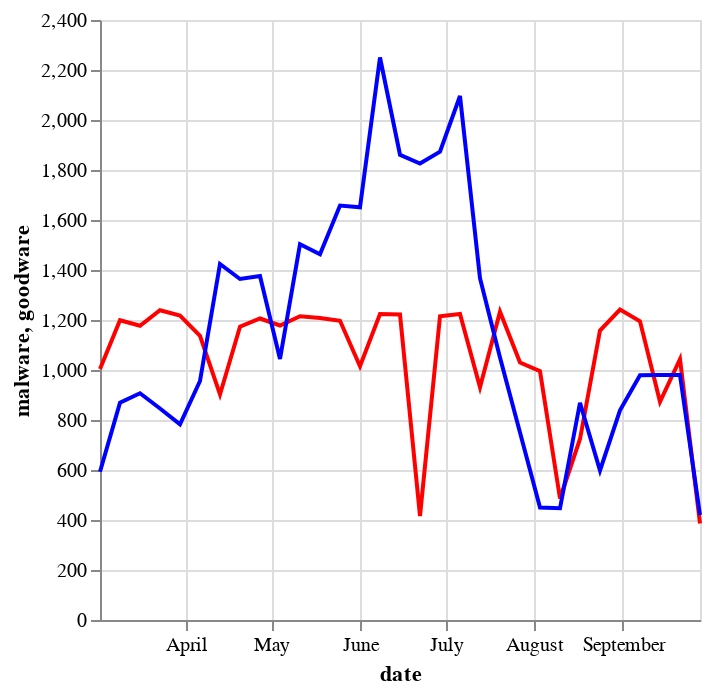

The code cell stored with this chart in its notebook:
### Code cell
base = alt.Chart(plot_df).encode(x='date:T')

malware_layer = base.mark_line(color='red').encode(y='malware:Q')
goodware_layer = base.mark_line(color='blue').encode(y='goodware:Q')

(malware_layer + goodware_layer).show()

# alt.Chart(plot_df).mark_point().encode(
#     x="date", 
#     y=["malware", "goodware"], 
# ).show()

### Figure 1 — Vega-Lite specification as saved in the notebook (floating-point values rounded to 4 significant figures)
{"config": {"view": {"continuousWidth": 300, "continuousHeight": 300}}, "layer": [{"mark": {"type": "line", "color": "red"}, "encoding": {"x": {"field": "date", "type": "temporal"}, "y": {"field": "malware", "type": "quantitative"}}}, {"mark": {"type": "line", "color": "blue"}, "encoding": {"x": {"field": "date", "type": "temporal"}, "y": {"field": "goodware", "type": "quantitative"}}}], "data": {"name": "data-b2b010fd44665c92890b5c776b541137"}, "$schema": "https://vega.github.io/schema/vega-lite/v6.1.0.json", "datasets": {"data-b2b010fd44665c92890b5c776b541137": [{"date": "2020-03-02T00:00:00", "malware": 1004, "goodware": 593}, {"date": "2020-03-09T00:00:00", "malware": 1199, "goodware": 869}, {"date": "2020-03-16T00:00:00", "malware": 1177, "goodware": 907}, {"date": "2020-03-23T00:00:00", "malware": 1239, "goodware": 846}, {"date": "2020-03-30T00:00:00", "malware": 1218, "goodware": 783}, {"date": "2020-04-06T00:00:00", "malware": 1137, "goodware": 956}, {"date": "2020-04-13T00:00:00", "malware": 902, "goodware": 1424}, {"date": "2020-04-20T00:00:00", "malware": 1173, "goodware": 1364}, {"date": "2020-04-27T00:00:00", "malware": 1206, "goodware": 1376}, {"date": "2020-05-04T00:00:00", "malware": 1178, "goodware": 1044}, {"date": "2020-05-11T00:00:00", "malware": 1215, "goodware": 1503}, {"date": "2020-05-18T00:00:00", "malware": 1208, "goodware": 1463}, {"date": "2020-05-25T00:00:00", "malware": 1197, "goodware": 1658}, {"date": "2020-06-01T00:00:00", "malware": 1015, "goodware": 1651}, {"date": "2020-06-08T00:00:00", "malware": 1224, "goodware": 2250}, {"date": "2020-06-15T00:00:00", "malware": 1222, "goodware": 1861}, {"date": "2020-06-22T00:00:00", "malware": 416, "goodware": 1826}, {"date": "2020-06-29T00:00:00", "malware": 1215, "goodware": 1873}, {"date": "2020-07-06T00:00:00", "malware": 1224, "goodware": 2096}, {"date": "2020-07-13T00:00:00", "malware": 931, "goodware": 1367}, {"date": "2020-07-20T00:00:00", "malware": 1233, "goodware": 1050}, {"date": "2020-07-27T00:00:00", "malware": 1030, "goodware": 750}, {"date": "2020-08-03T00:00:00", "malware": 995, "goodware": 450}, {"date": "2020-08-10T00:00:00", "malware": 486, "goodware": 447}, {"date": "2020-08-17T00:00:00", "malware": 724, "goodware": 869}, {"date": "2020-08-24T00:00:00", "malware": 1158, "goodware": 598}, {"date": "2020-08-31T00:00:00", "malware": 1242, "goodware": 839}, {"date": "2020-09-07T00:00:00", "malware": 1195, "goodware": 979}, {"date": "2020-09-14T00:00:00", "malware": 873, "goodware": 980}, {"date": "2020-09-21T00:00:00", "malware": 1043, "goodware": 980}, {"date": "2020-09-28T00:00:00", "malware": 386, "goodware": 420}]}}
